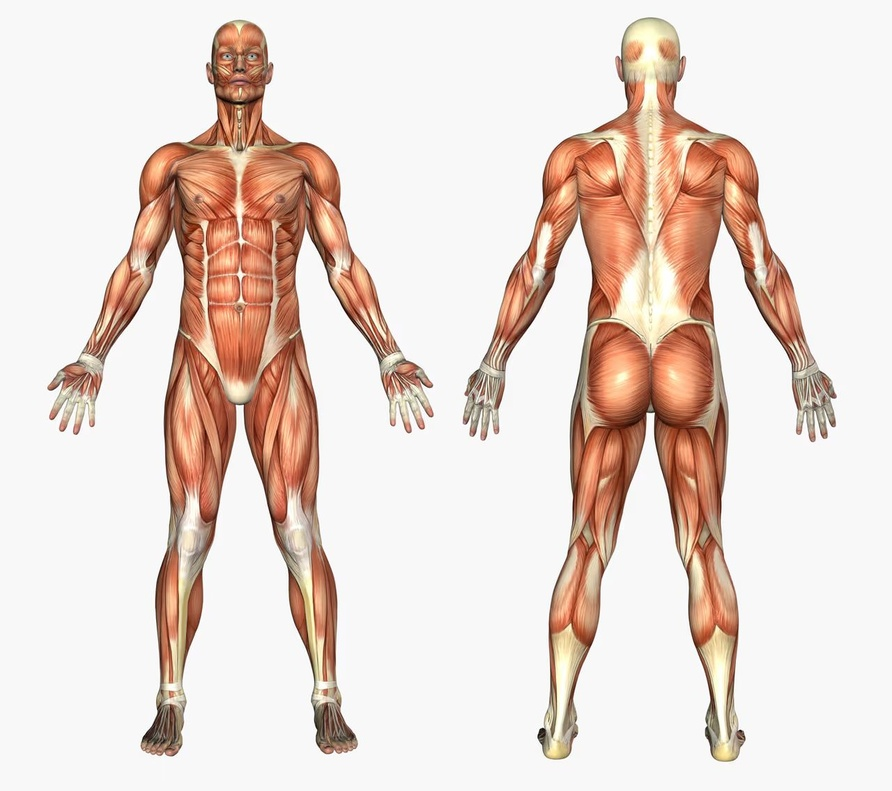
#> input picture public/referencia.jpeg, 892 x 791 px, shrunk from 1280 x 1135 before the run, found by its file name
$ python check_pixels.py
#> lines starting #> are read from the running program, lines starting #| are printed output that depends on the picture; after the words box and inside, x2 and y2 are one past the last pixel; in counts of white or black regions, pixels touching at a corner belong together
import cv2
import numpy as np

img = cv2.imread('D:/Proyectos/fisiogestion/public/referencia.jpeg')
#> img is the input picture: shape (791, 892, 3); mean B, G, R 208.9, 216.6, 231.6
height, width, _ = img.shape
#> height = 791; width = 892
print(f"Image size Image: {width}x{height}")
#| Image size Image: 892x791

# Find top, bottom, left, right of the figure by thresholding non-white
gray = cv2.cvtColor(img, cv2.COLOR_BGR2GRAY)
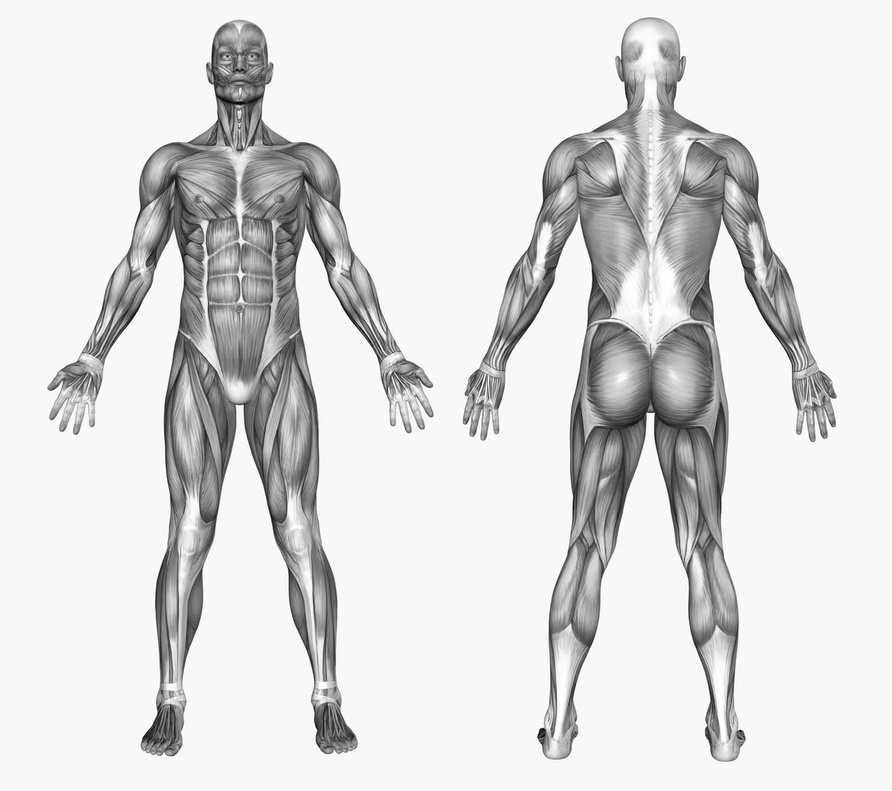
#> gray: shape (791, 892); min 6, max 255, mean 220.2
_, thresh = cv2.threshold(gray, 250, 255, cv2.THRESH_BINARY_INV)
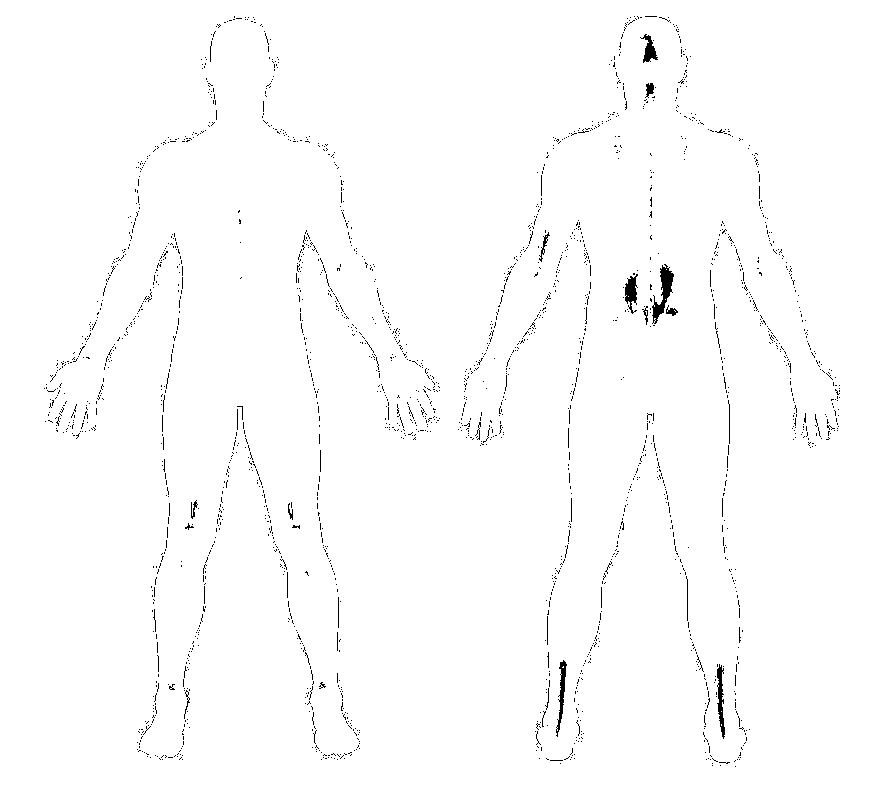
#> thresh: shape (791, 892); 98.8% white; black in thin lines or dots, all inside (x1, y1, x2, y2) = (44, 16, 840, 767)

coords = cv2.findNonZero(thresh)
#> coords = contour of 697185 points, box (x1, y1, x2, y2) (0, 0, 892, 791), area 0
ys = [c[0][1] for c in coords]
#> ys = 697185 items
xs = [c[0][0] for c in coords]
#> xs = 697185 items

print(f"Top: {min(ys)/height:.3f}, Bottom: {max(ys)/height:.3f}")
#| Top: 0.000, Bottom: 0.999
print(f"Left: {min(xs)/width:.3f}, Right: {max(xs)/width:.3f}")
#| Left: 0.000, Right: 0.999

# Find the specific Y coordinates for the hands
# Filter points for the left-most figure (Anterior hand, Right side)
left_figure_y = [c[0][1] for c in coords if c[0][0] < int(width*0.2)]
#> left_figure_y = 139726 items
print(f"Fingertips left figure (min x < 0.2): {max(left_figure_y)/height:.3f}")
#| Fingertips left figure (min x < 0.2): 0.999

# Let's write the results to a file or stdout
